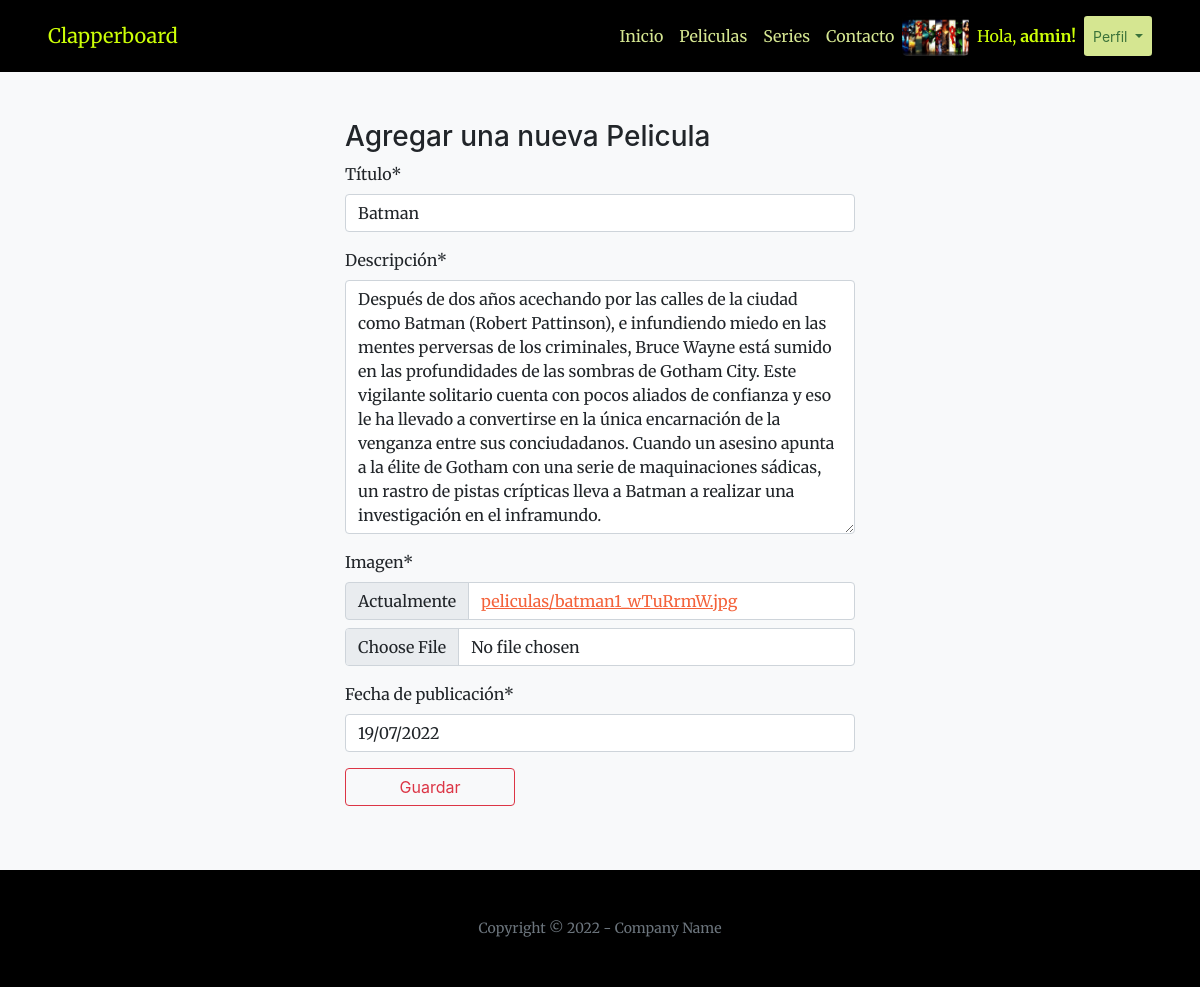
Page /editar_pelicula/1/ (signed in) on the earlier database version.
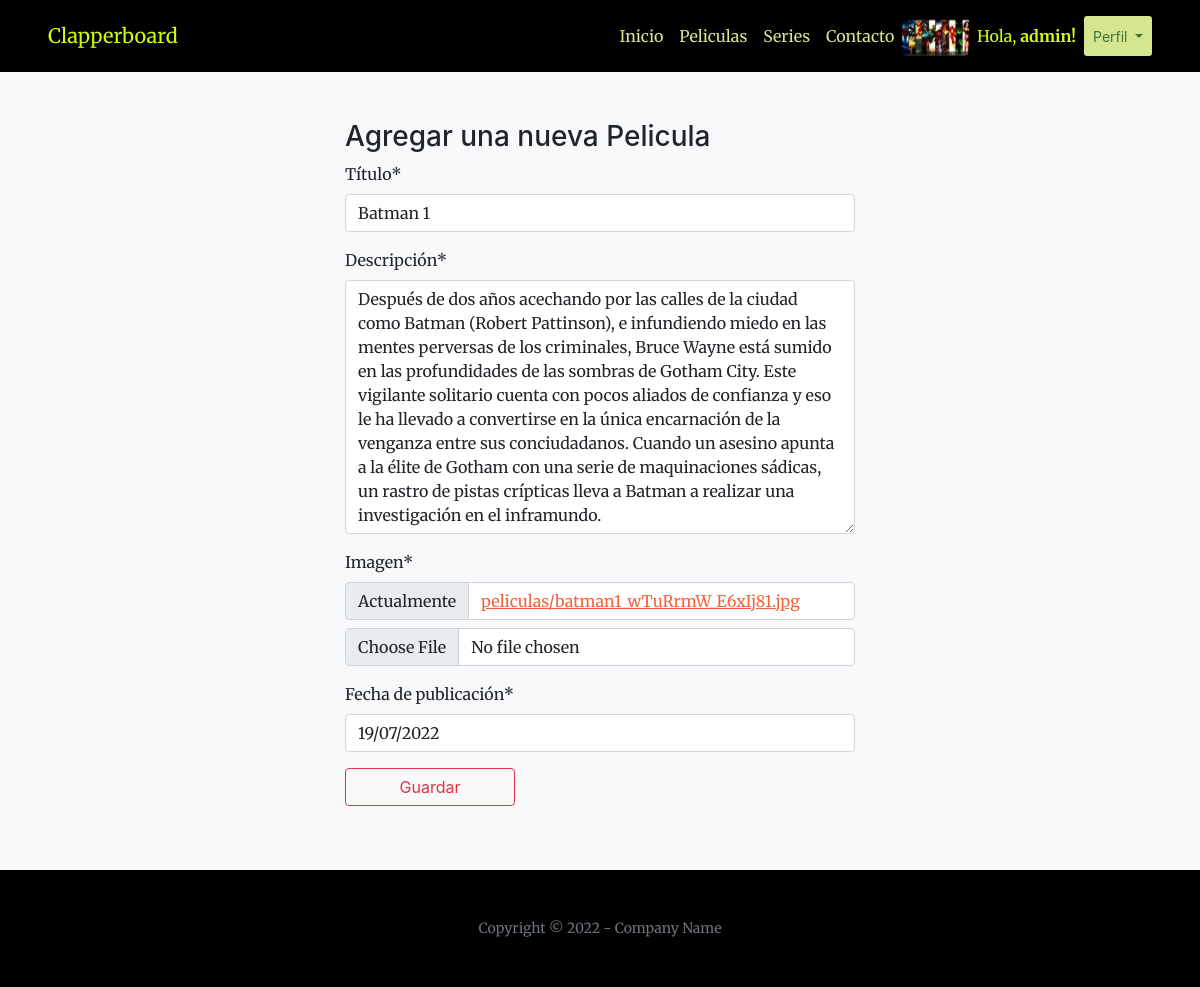
Same page on the later database version.
### clapperboardApp/models.py (models this page shows, shortened)
class Pelicula(models.Model):
    titulo = models.CharField(max_length=50)
    descripcion = models.CharField(max_length=200)
    imagen = models.ImageField(upload_to='peliculas', blank=True)
    fecha_publicacion = models.DateField(default=timezone.now)

### clapperboardApp/views.py (the view, shortened to what this page needs)
@staff_member_required
def editar_pelicula(request, pelicula_id):
    pelicula= Pelicula.objects.get(id=pelicula_id)
    form = NuevaPelicula(initial={"titulo": pelicula.titulo, "descripcion": pelicula.descripcion, "imagen": pelicula.imagen, "fecha_publicacion": pelicula.fecha_publicacion})
    return render (request, "clapperboardApp/form_pelicula.html", {"form": form })

### clapperboardApp/forms.py
class NuevaPelicula(forms.Form):
    titulo = forms.CharField(label="Título")
    descripcion = forms.CharField(label="Descripción", widget=forms.Textarea)
    imagen = forms.ImageField(label="Imagen")
    fecha_publicacion = forms.DateField(label="Fecha de publicación")
    class Meta:
        model = Pelicula
        fields = ['titulo', 'descripcion', 'imagen', 'fecha_publicacion']

### clapperboardApp/templates/clapperboardApp/form_pelicula.html (shortened to what this page needs)
{% extends 'clapperboardApp/base.html' %}
{% load static %}
{% load crispy_forms_tags %}
{% block contenidoPagina %}
<section class="bg-light py-5">
    <div class="container px-5">
        <div class="row gx-6 justify-content-center">
            <div class="col-lg-6">
                <h3>Agregar una nueva Pelicula</h3>
                <form action="" method="post" enctype="multipart/form-data">
                    {{ form | crispy }}
                    <button type="button" class="btn btn-outline-danger my-3 d-grid gap-2 col-4" data-bs-toggle="modal" data-bs-target="#exampleModal">
                        Guardar
                    </button>
                </form>
            </div>
        </div>
    </div>
</section>
{% endblock %}

Differences in the rows shown:
changed Pelicula: titulo "Batman" → "Batman 1"
Other differences:
text no longer shown: "Título * Descripción * Imagen * Actualmente peliculas/batman1_wTuRrmW.jpg Fecha de publicación *"
text now shown: "Título * Descripción * Imagen * Actualmente peliculas/batman1_wTuRrmW_E6xIj81.jpg Fecha de publicación *"
